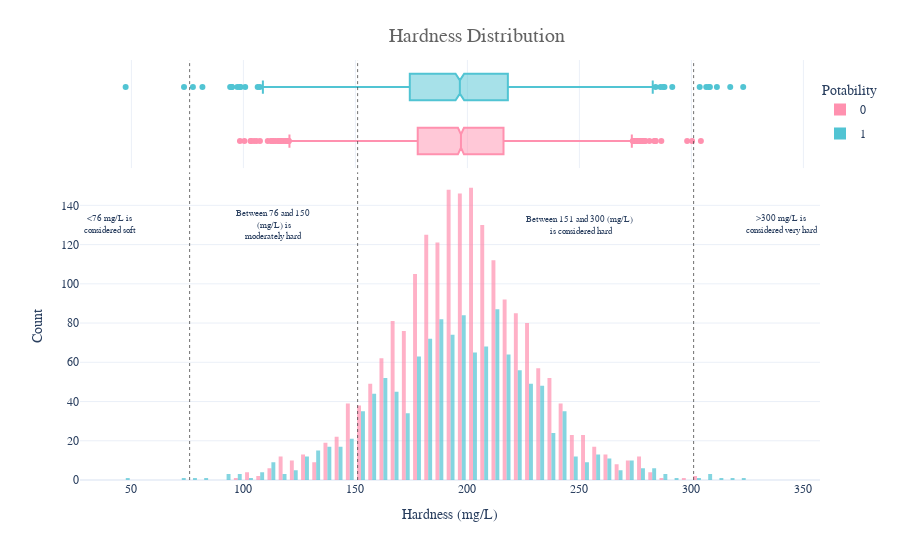

Here is the notebook cell this chart was saved with:
### Markdown cell above
Water Hardness

### Code cell
fig = px.histogram(df,x='Hardness',y=Counter(df['Hardness']),color='Potability',template='plotly_white',
                  marginal='box',opacity=0.7,nbins=100,color_discrete_sequence=[colors_pink[3],colors_blue[3]],
                  barmode='group',histfunc='count')

fig.add_vline(x=151, line_width=1, line_color=colors_dark[1],line_dash='dot',opacity=0.7)
fig.add_vline(x=301, line_width=1, line_color=colors_dark[1],line_dash='dot',opacity=0.7)
fig.add_vline(x=76, line_width=1, line_color=colors_dark[1],line_dash='dot',opacity=0.7)

fig.add_annotation(text='<76 mg/L is<br> considered soft',x=40,y=130,showarrow=False,font_size=9)
fig.add_annotation(text='Between 76 and 150<br> (mg/L) is<br>moderately hard',x=113,y=130,showarrow=False,font_size=9)
fig.add_annotation(text='Between 151 and 300 (mg/L)<br> is considered hard',x=250,y=130,showarrow=False,font_size=9)
fig.add_annotation(text='>300 mg/L is<br> considered very hard',x=340,y=130,showarrow=False,font_size=9)

fig.update_layout(
    font_family='monospace',
    title=dict(text='Hardness Distribution',x=0.53,y=0.95,
               font=dict(color=colors_dark[2],size=20)),
    xaxis_title_text='Hardness (mg/L)',
    yaxis_title_text='Count',
    legend=dict(x=1,y=0.96,bordercolor=colors_dark[4],borderwidth=0,tracegroupgap=5),
    bargap=0.3,
)
fig.show()

### Figure 1 — Plotly figure (JSON) as saved in the notebook; plotly's stock layout.template omitted (floating-point values rounded to 4 significant figures; data arrays with more than 128 entries replaced by an {"elided": "..."} marker saying what was removed)
{"data": [{"alignmentgroup": "True", "bingroup": "x", "histfunc": "count", "hovertemplate": "Potability=0<br>Hardness=%{x}<br>count=%{y}<extra></extra>", "legendgroup": "0", "marker": {"color": "#FF91AF", "opacity": 0.7, "pattern": {"shape": ""}}, "name": "0", "nbinsx": 100, "offsetgroup": "0", "orientation": "v", "showlegend": true, "type": "histogram", "x": {"elided": "1998 float values"}, "xaxis": "x", "y": {"elided": "1998 int values"}, "yaxis": "y"}, {"alignmentgroup": "True", "hovertemplate": "Potability=0<br>Hardness=%{x}<extra></extra>", "legendgroup": "0", "marker": {"color": "#FF91AF"}, "name": "0", "notched": true, "offsetgroup": "0", "showlegend": false, "type": "box", "x": {"elided": "1998 float values"}, "xaxis": "x2", "yaxis": "y2"}, {"alignmentgroup": "True", "bingroup": "x", "histfunc": "count", "hovertemplate": "Potability=1<br>Hardness=%{x}<br>count=%{y}<extra></extra>", "legendgroup": "1", "marker": {"color": "#51C4D3", "opacity": 0.7, "pattern": {"shape": ""}}, "name": "1", "nbinsx": 100, "offsetgroup": "1", "orientation": "v", "showlegend": true, "type": "histogram", "x": {"elided": "1278 float values"}, "xaxis": "x", "y": {"elided": "1278 int values"}, "yaxis": "y"}, {"alignmentgroup": "True", "hovertemplate": "Potability=1<br>Hardness=%{x}<extra></extra>", "legendgroup": "1", "marker": {"color": "#51C4D3"}, "name": "1", "notched": true, "offsetgroup": "1", "showlegend": false, "type": "box", "x": {"elided": "1278 float values"}, "xaxis": "x2", "yaxis": "y2"}], "layout": {"annotations": [{"font": {"size": 9}, "showarrow": false, "text": "<76 mg/L is<br> considered soft", "x": 40, "y": 130}, {"font": {"size": 9}, "showarrow": false, "text": "Between 76 and 150<br> (mg/L) is<br>moderately hard", "x": 113, "y": 130}, {"font": {"size": 9}, "showarrow": false, "text": "Between 151 and 300 (mg/L)<br> is considered hard", "x": 250, "y": 130}, {"font": {"size": 9}, "showarrow": false, "text": ">300 mg/L is<br> considered very hard", "x": 340, "y": 130}], "bargap": 0.3, "barmode": "group", "font": {"family": "monospace"}, "legend": {"bordercolor": "#DADADA", "borderwidth": 0, "title": {"text": "Potability"}, "tracegroupgap": 5, "x": 1, "y": 0.96}, "margin": {"t": 60}, "shapes": [{"line": {"color": "#313131", "dash": "dot", "width": 1}, "opacity": 0.7, "type": "line", "x0": 151, "x1": 151, "xref": "x", "y0": 0, "y1": 1, "yref": "y domain"}, {"line": {"color": "#313131", "dash": "dot", "width": 1}, "opacity": 0.7, "type": "line", "x0": 151, "x1": 151, "xref": "x2", "y0": 0, "y1": 1, "yref": "y2 domain"}, {"line": {"color": "#313131", "dash": "dot", "width": 1}, "opacity": 0.7, "type": "line", "x0": 301, "x1": 301, "xref": "x", "y0": 0, "y1": 1, "yref": "y domain"}, {"line": {"color": "#313131", "dash": "dot", "width": 1}, "opacity": 0.7, "type": "line", "x0": 301, "x1": 301, "xref": "x2", "y0": 0, "y1": 1, "yref": "y2 domain"}, {"line": {"color": "#313131", "dash": "dot", "width": 1}, "opacity": 0.7, "type": "line", "x0": 76, "x1": 76, "xref": "x", "y0": 0, "y1": 1, "yref": "y domain"}, {"line": {"color": "#313131", "dash": "dot", "width": 1}, "opacity": 0.7, "type": "line", "x0": 76, "x1": 76, "xref": "x2", "y0": 0, "y1": 1, "yref": "y2 domain"}], "title": {"font": {"color": "#636363", "size": 20}, "text": "Hardness Distribution", "x": 0.53, "y": 0.95}, "xaxis": {"anchor": "y", "domain": [0, 1], "title": {"text": "Hardness (mg/L)"}}, "xaxis2": {"anchor": "y2", "domain": [0, 1], "matches": "x", "showgrid": true, "showticklabels": false}, "yaxis": {"anchor": "x", "domain": [0, 0.7326], "title": {"text": "Count"}}, "yaxis2": {"anchor": "x2", "domain": [0.7426, 1], "matches": "y2", "showgrid": false, "showline": false, "showticklabels": false, "ticks": ""}}}
